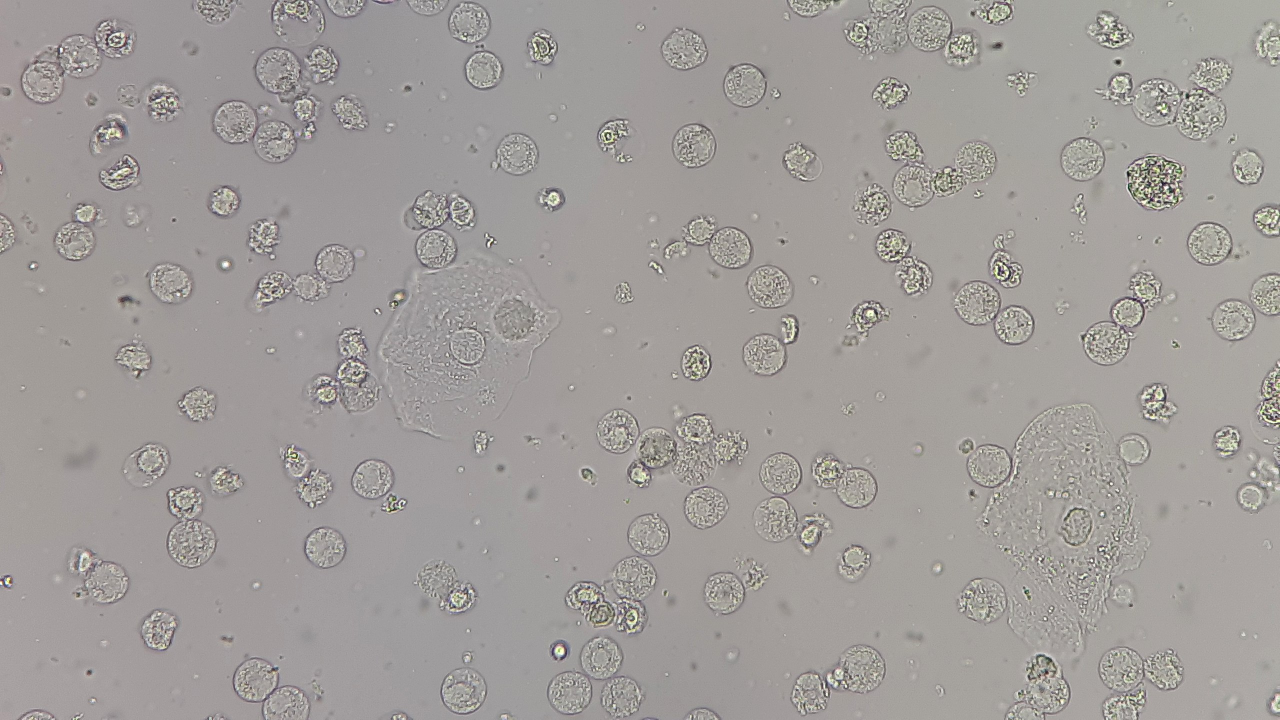
#> input picture HomeWork_4/Part_2/input_data/cells.jpg, 2560 x 1440 px (shown at 1/2 size)
$ python -i solution.py   (imports and definitions only)
#> lines starting #> are read from the running program, lines starting #| are printed output that depends on the picture
#> further down, picture is the input picture: shape (1440, 2560, 3); mean B, G, R 154.4, 157, 161.1
import numpy as np
import cv2
import time
from scipy.ndimage import sobel, gaussian_filter
from sklearn.metrics import mean_squared_error, r2_score


# [17 lines left out: function make_image, not called in this run]


def sobel_gradients(img, sigma=2.0):
#> called with sigma = 2
    smooth = gaussian_filter(img.astype(np.float32), sigma=sigma)
    gy = sobel(smooth, axis=0)
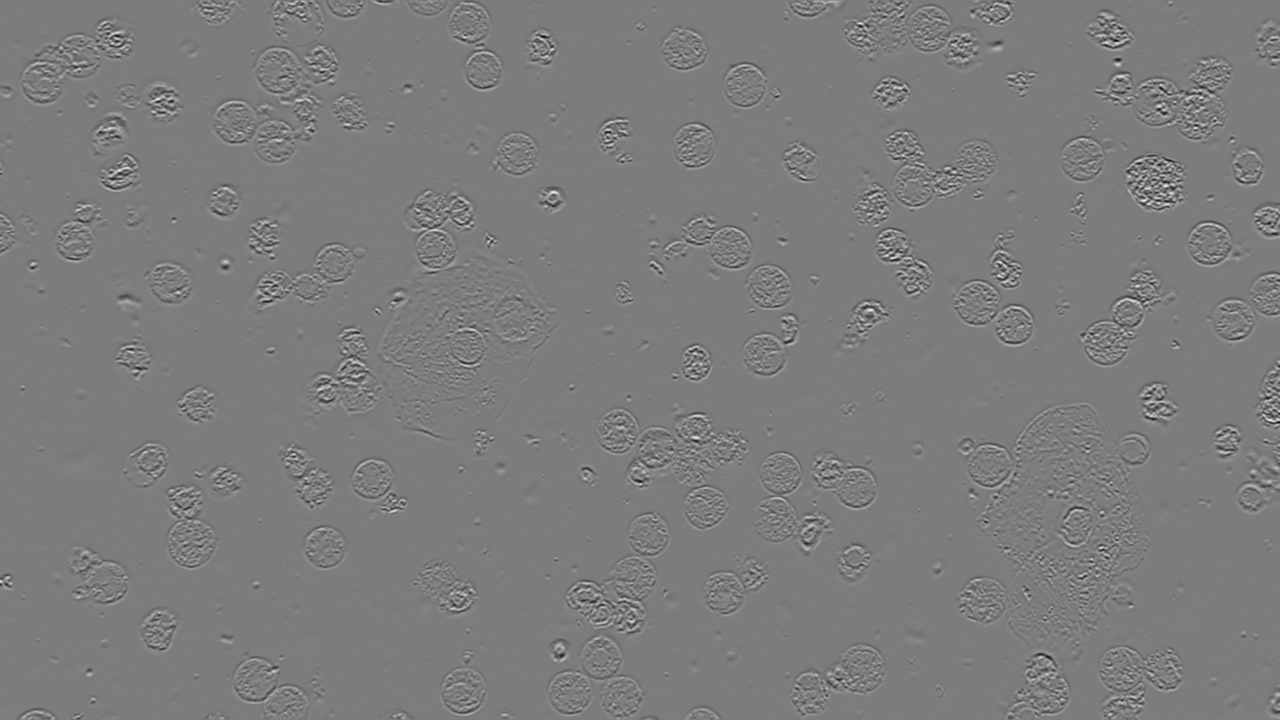
#> gy: shape (1440, 2560, 3) float32 (shown at 1/2 size); mean B, G, R 0.1, 0.1, 0.1; drawn with min black and max white
    gx = sobel(smooth, axis=1)
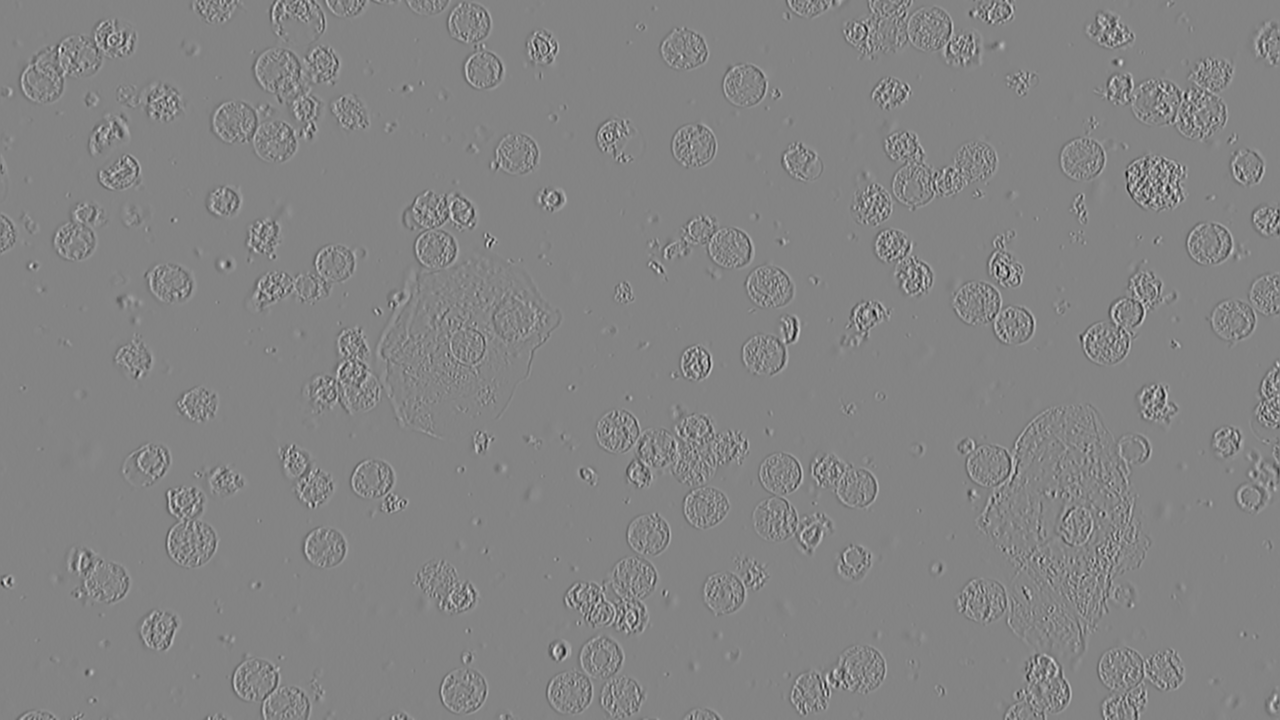
#> gx: shape (1440, 2560, 3) float32 (shown at 1/2 size); mean B, G, R 0.1, 0.1, 0.1; drawn with min black and max white
    return gx, gy


# [227 lines left out: functions find_convergence, merge_clusters, detect_cells, _draw_histogram, show_results, analyze_cells and 3 more, not called in this run]


# [20 lines not run here, left out]

>>> import cv2
>>> picture = cv2.imread('../../HomeWork_4/Part_2/input_data/cells.jpg')
>>> result = sobel_gradients(picture)
